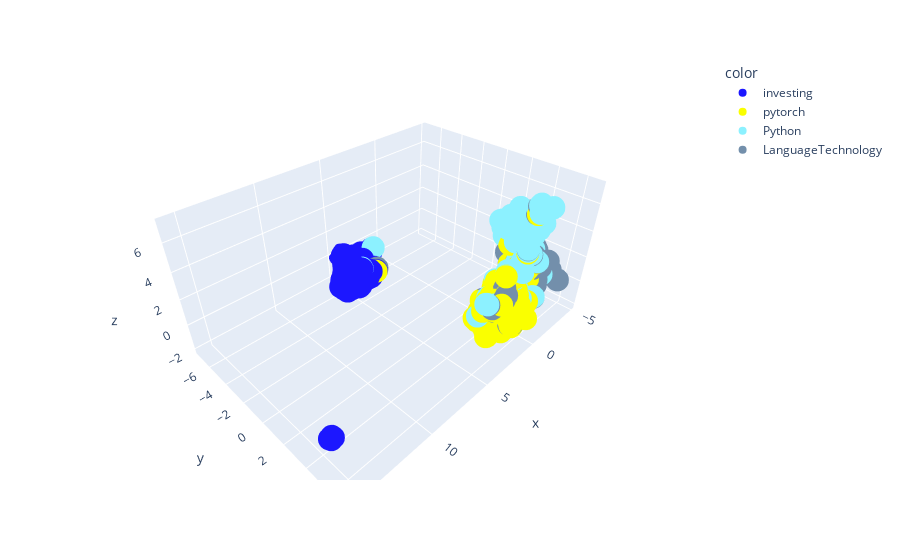

The notebook cell saved with this chart:
### Markdown cell above
Using labels to train the model, a `n_neighbors` of `3` to `5` seem to perform best, we can increase the number of dimensions up to 3D and test a few more parameters, one of the strongest splits seems to be using `n_neighbors=3` and `min_dist=0.05`.

### Code cell
import plotly.express as px

palette = ['#1c17ff', '#faff00', '#8cf1ff', '#738FAB', '#030080', '#738fab']

fit = umap.UMAP(n_neighbors=4, n_components=3, min_dist=0.05)
u = fit.fit_transform(embeds)

fig = px.scatter_3d(
    x=u[:,0], y=u[:,1], z=u[:,2],
    color=data['sub'][:n],
    custom_data=[data['sub'][:n], data['title'][:n]],
    color_discrete_sequence=palette
)
fig.update_traces(
    hovertemplate="<br>".join([
        "sub: %{customdata[1]}",
        "title: %{customdata[0]}"
    ])
)

### Figure 1 — Plotly figure (JSON) as saved in the notebook; plotly's stock layout.template omitted (floating-point values rounded to 4 significant figures; data arrays with more than 128 entries replaced by an {"elided": "..."} marker saying what was removed)
{"data": [{"customdata": {"elided": "947x2 str values"}, "hovertemplate": "sub: %{customdata[1]}<br>title: %{customdata[0]}", "legendgroup": "investing", "marker": {"color": "#1c17ff", "symbol": "circle"}, "mode": "markers", "name": "investing", "scene": "scene", "showlegend": true, "type": "scatter3d", "x": {"elided": "947 float values"}, "y": {"elided": "947 float values"}, "z": {"elided": "947 float values"}}, {"customdata": {"elided": "757x2 str values"}, "hovertemplate": "sub: %{customdata[1]}<br>title: %{customdata[0]}", "legendgroup": "pytorch", "marker": {"color": "#faff00", "symbol": "circle"}, "mode": "markers", "name": "pytorch", "scene": "scene", "showlegend": true, "type": "scatter3d", "x": {"elided": "757 float values"}, "y": {"elided": "757 float values"}, "z": {"elided": "757 float values"}}, {"customdata": {"elided": "610x2 str values"}, "hovertemplate": "sub: %{customdata[1]}<br>title: %{customdata[0]}", "legendgroup": "Python", "marker": {"color": "#8cf1ff", "symbol": "circle"}, "mode": "markers", "name": "Python", "scene": "scene", "showlegend": true, "type": "scatter3d", "x": {"elided": "610 float values"}, "y": {"elided": "610 float values"}, "z": {"elided": "610 float values"}}, {"customdata": {"elided": "804x2 str values"}, "hovertemplate": "sub: %{customdata[1]}<br>title: %{customdata[0]}", "legendgroup": "LanguageTechnology", "marker": {"color": "#738FAB", "symbol": "circle"}, "mode": "markers", "name": "LanguageTechnology", "scene": "scene", "showlegend": true, "type": "scatter3d", "x": {"elided": "804 float values"}, "y": {"elided": "804 float values"}, "z": {"elided": "804 float values"}}], "layout": {"legend": {"title": {"text": "color"}, "tracegroupgap": 0}, "margin": {"t": 60}, "scene": {"domain": {"x": [0, 1], "y": [0, 1]}, "xaxis": {"title": {"text": "x"}}, "yaxis": {"title": {"text": "y"}}, "zaxis": {"title": {"text": "z"}}}}}
